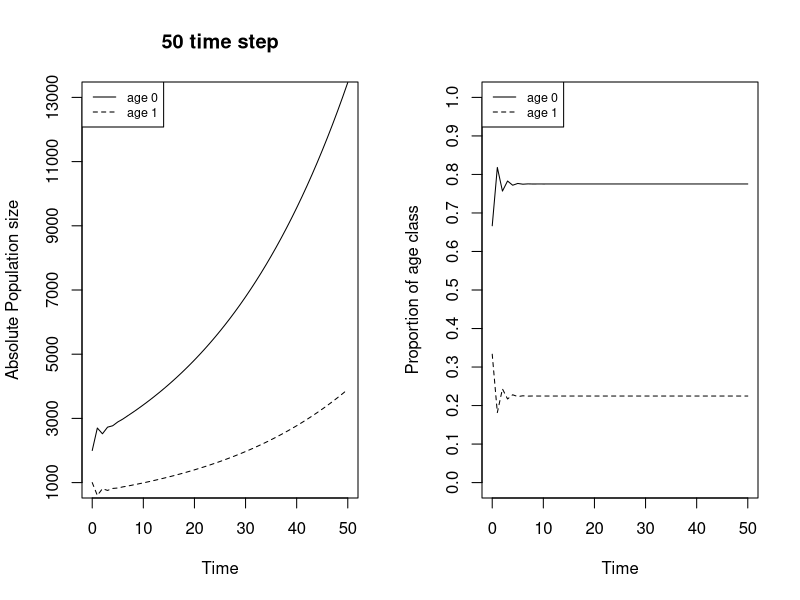

Reproduce this figure in R.
## ---- chunk 1
wombat_LM <- rbind(c(0.6, 1.5), c(0.3, 0)) #Leslie matrix
wombat_eigen <- eigen(wombat_LM)
wombat_eigen
#dominant eigen value
dom_eig_val <- wombat_eigen$values[1]
dom_eig_val
#stable age distribution
stable_age <- wombat_eigen$vectors[,1]/sum(wombat_eigen$vectors[,1]) #normalized
stable_age
## ---- chunk 2
n_2015 <- matrix(c(2000, 1000), nrow = 2, byrow = TRUE)
n_2016 <- wombat_LM %*% n_2015
n_2016
## ---- chunk 3
#proportion of pop growth 2067-2068
AA <- wombat_LM
tt <- 2067-2015
for (ii in 1:tt){
  AA <- wombat_LM %*% AA
}
n_2067 <- AA %*% n_2015
n_2067

tt <- 2068-2015
for (ii in 1:tt){
  AA <- wombat_LM %*% AA
}
n_2068 <- AA %*% n_2015
n_2068
sum(n_2068)/sum(n_2067)

#proportion of pop growth 2068-2069
tt <- 2069-2015
for (ii in 1:tt){
  AA <- wombat_LM %*% AA
}
n_2069 <- AA %*% n_2015
sum(n_2069)/sum(n_2068)

## ---- chunk 4
pop <- n_2015
nn <- n_2015
for (ii in 1:50){
  pop <- wombat_LM%*%pop
  nn <- cbind(nn, pop)
}
nn
par(mfrow = c(1, 2))
plot(0:50, nn[1, ], type = "l", lty = 1 , ylim = c(1000, 13000), yaxt = "n", xlab = "Time", ylab = "Absolute Population size", main = "50 time step")
lines(0:50, nn[2, ], lty = 2)
axis(side = 2, at = seq(1000, 13000, by=2000))
legend("topleft", lty = c(1, 2) ,legend = c("age 0","age 1"), cex = 0.75)

plot(0:50, nn[1, ]/(nn[1, ]+nn[2, ]), type = "l", yaxt = "n", ylim = c(0, 1), lty = 1, xlab = "Time", ylab = "Proportion of age class")
axis(side = 2, at = seq(0, 1, by=0.1))
lines(0:50, nn[2, ]/(nn[1, ]+nn[2, ]), lty = 2)
legend("topleft", lty = c(1, 2),legend = c("age 0","age 1"), cex = 0.75)
## ---- chunk 5
wombat_eigen$values[1]
#absolute increase of 0.01 in b0
wombat_LM1 <- rbind(c(0.61, 1.5), c(0.3, 0))
wombat_eigen1 <- eigen(wombat_LM1)
wombat_eigen1$values[1]
#absolute increase of 0.01 in s0
wombat_LM2 <- rbind(c(0.61, 1.5), c(0.31, 0))
wombat_eigen2 <- eigen(wombat_LM2)
wombat_eigen2$values[1]
#Does 0.01 increase in b0 have greater impact on lamba than 0.01 increase in s0?
wombat_eigen1$values[1] - wombat_eigen$values[1] > wombat_eigen2$values[1] - wombat_eigen$values[1]

# 1% increase in b0
wombat_LM3 <- rbind(c(0.6*1.01, 1.5), c(0.3, 0))
wombat_eigen3 <- eigen(wombat_LM3)
wombat_eigen3$values[1]
# 1% increase in s0
wombat_LM4 <- rbind(c(0.6, 1.5), c(0.3*1.01, 0))
wombat_eigen4 <- eigen(wombat_LM4)
wombat_eigen4$values[1]
#Does 1% increase in b0 have greater impact on lamba than 1% increase in s0?
wombat_eigen3$values[1] - wombat_eigen$values[1] > wombat_eigen4$values[1] - wombat_eigen$values[1]
